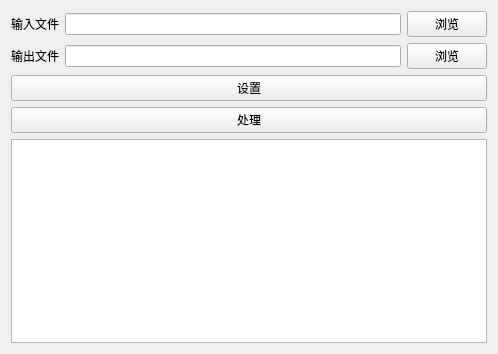
<?xml version="1.0" encoding="UTF-8"?>
<ui version="4.0">
 <class>HtmlTrimClass</class>
 <widget class="QMainWindow" name="HtmlTrimClass">
  <property name="enabled">
   <bool>true</bool>
  </property>
  <property name="geometry">
   <rect>
    <x>0</x>
    <y>0</y>
    <width>498</width>
    <height>354</height>
   </rect>
  </property>
  <property name="minimumSize">
   <size>
    <width>300</width>
    <height>0</height>
   </size>
  </property>
  <property name="windowTitle">
   <string>HtmlTrim</string>
  </property>
  <property name="styleSheet">
   <string notr="true"/>
  </property>
  <widget class="QWidget" name="centralWidget">
   <layout class="QGridLayout" name="gridLayout">
    <item row="0" column="0">
     <widget class="QLabel" name="label">
      <property name="text">
       <string>输入文件</string>
      </property>
     </widget>
    </item>
    <item row="0" column="1">
     <widget class="QLineEdit" name="lineEditInput"/>
    </item>
    <item row="0" column="2">
     <widget class="QPushButton" name="pushButtonInput">
      <property name="text">
       <string>浏览</string>
      </property>
     </widget>
    </item>
    <item row="1" column="0">
     <widget class="QLabel" name="label_2">
      <property name="text">
       <string>输出文件</string>
      </property>
     </widget>
    </item>
    <item row="1" column="1">
     <widget class="QLineEdit" name="lineEditOutput"/>
    </item>
    <item row="1" column="2">
     <widget class="QPushButton" name="pushButtonOutput">
      <property name="text">
       <string>浏览</string>
      </property>
     </widget>
    </item>
    <item row="2" column="0" colspan="3">
     <widget class="QPushButton" name="pushButtonSettings">
      <property name="text">
       <string>设置</string>
      </property>
     </widget>
    </item>
    <item row="3" column="0" colspan="3">
     <widget class="QPushButton" name="pushButtonProcess">
      <property name="text">
       <string>处理</string>
      </property>
     </widget>
    </item>
    <item row="4" column="0" colspan="3">
     <widget class="QTextEdit" name="textEditInfo">
      <property name="readOnly">
       <bool>true</bool>
      </property>
     </widget>
    </item>
   </layout>
  </widget>
 </widget>
 <layoutdefault spacing="6" margin="11"/>
 <resources/>
 <connections/>
</ui>
